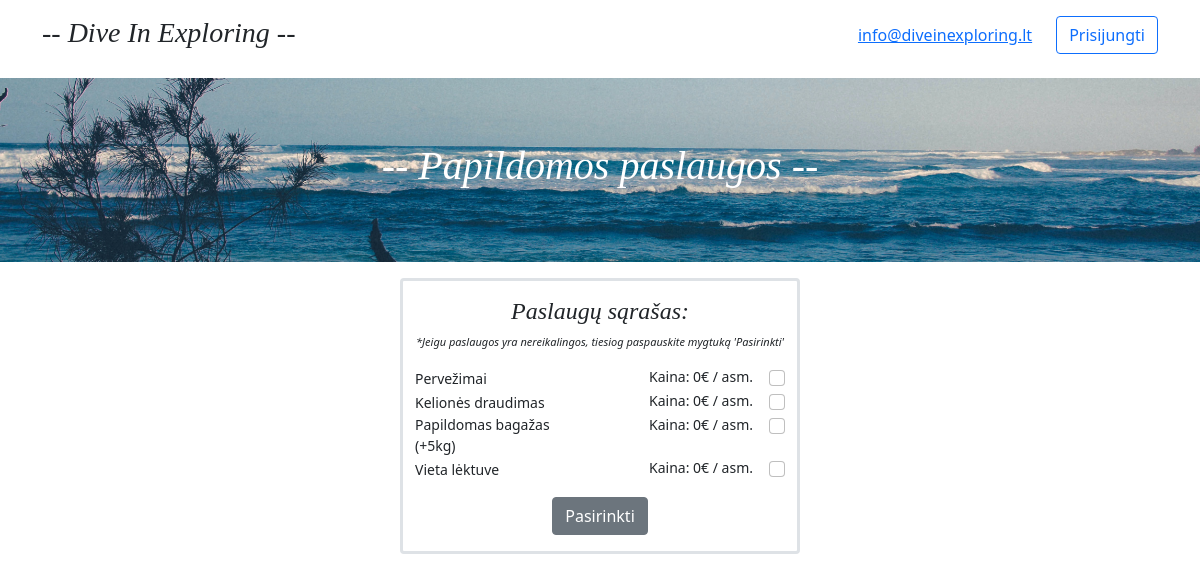
Page /papildomos_paslaugos.php on the committed database.
### tables this page shows
CREATE TABLE `paslaugos` (
  `paslaugosid` int(11) NOT NULL AUTO_INCREMENT,
  `pavadinimas` varchar(32) NOT NULL,
  `kaina` double NOT NULL,
  PRIMARY KEY (`paslaugosid`)
);

### papildomos_paslaugos.php (the view, shortened to what this page needs)
<?php
require_once 'sesija.php';
$keleiviu_skaicius = $_POST['keleiviu_skaicius'];
$sql = "SELECT * FROM paslaugos";
$paslaugos = $conn->query($sql);
?>
<!doctype html>
<html lang="en">
  <head>
    <link href="https://cdn.jsdelivr.net/npm/bootstrap@5.1.3/dist/css/bootstrap.min.css" rel="stylesheet">
	<link href="stilius.css" rel="stylesheet">
  </head>
  <body>
<div class="container mt-3">
	<div class="row">
		<div class="col-12 col-sm-12 col-md-12 col-lg-4 fst-italic text-center text-sm-center text-md-center text-lg-start">
			<a href="https://if180029.mokslas.vdu.lt" class="text-decoration-none text-dark"><h3>-- Dive In Exploring --</h3></a>
		</div>
		<div class="col-12 col-sm-12 col-md-12 col-lg-8 d-flex justify-content-end">
			<div class="row d-flex justify-content-end" style="width:100%">
				<div class="col-12 col-sm-12 col-md-12 col-lg-auto mb-3 align-self-center d-flex justify-content-center">
					<a class="" href="mailto:info@diveinexploring.lt">info@diveinexploring.lt</a>
				</div>
				<div class="col-12 col-sm-12 col-md-12 col-lg-auto mb-3 d-flex justify-content-center">
				  <?php
				  if(!isset($_SESSION['vartid'])){
					  echo "<a class='btn btn-outline-primary' href='prisijungimas.php'>Prisijungti</a>";}
					else{
					  echo "<a href='nario_paskyra.php' class='text-decoration-none link-secondary'>Narys</a>";}
				  ?>
				</div>
			</div>
		</div>
	</div>
</div>
<div class="container-fluid fonas mt-2 pb-5 pt-5">
	<div class="row pt-3 pb-3">
		<div class="col text-white fst-italic d-flex justify-content-center">
			<h1>
			-- Papildomos paslaugos --
			</h1>
		</div>
	</div>
</div>
<div class="container border border-3 rounded mt-3 col-md-4 col-10">
		<h4 class="row fst-italic d-flex justify-content-center pt-3">Paslaugų sąrašas:</h4>
		<span class="row fst-italic d-flex justify-content-center pb-3" style="font-size:11px">*Jeigu paslaugos yra nereikalingos, tiesiog paspauskite mygtuką 'Pasirinkti'</span>
		<form action="pasirinkta_kelione.php" method="post">
			<?php
				if($paslaugos->num_rows > 0){
					while ($row = $paslaugos->fetch_assoc()) {
						echo'
						<div class="row">
							<div class="col d-inline float-start">
								<label class="form-check-label" for="flexCheckDefault ">'.$row['pavadinimas'].'</label>
							</div>
							<div class="col d-inline float-end" >
								<input class="form-check-input float-end ms-3" value="'.$row['paslaugosid'].'" name="paslaugos[]" type="checkbox" id="flexCheckDefault">
								<label class="form-check-label float-end" for="flexCheckDefault">Kaina: '.$row['kaina']*$keleiviu_skaicius.'€ / '.$keleiviu_skaicius.'asm.</label>
							</div>
						</div>
						';
					}
				}
			?>
			<div class="col-auto d-flex justify-content-center pt-3 pb-3">
				<button class="btn btn-secondary" type="submit">Pasirinkti</button>
			</div>
		</form>
</div>
  </body>
</html>

### stilius.css (style rules this page uses)
h1, h2, h3, h4, h5, h6 { font-family: "Playfair Display", Georgia, "Times New Roman", serif ; }
.fonas { background-image: url('../paveikslai/fonas.jpg'); background-size: cover; background-position: center; }
label { font-size: 14px; }

### rows in the picture
paslaugos: pavadinimas "Pervežimai", $row['kaina']*$keleiviu_skaicius "0"
paslaugos: pavadinimas "Kelionės draudimas", $row['kaina']*$keleiviu_skaicius "0"
paslaugos: pavadinimas "Papildomas bagažas (+5kg)", $row['kaina']*$keleiviu_skaicius "0"
paslaugos: pavadinimas "Vieta lėktuve", $row['kaina']*$keleiviu_skaicius "0"
